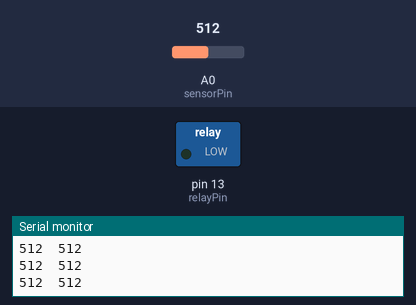
Simulated run of this sketch. Board: Arduino Uno, built with avr-gcc and run on an emulated ATmega328P. Shown: switched loads named in the sketch (green lamp = pin HIGH), the last lines printed to the serial monitor. The inputs (shaded band) are chosen by the test bench; at power-on: A0 (sensorPin) = 512.

Above: at 1.2 s.
1.3 s: A0 (sensorPin) set to 887
2.8 s: A0 (sensorPin) set to 914
At 4.0 s:
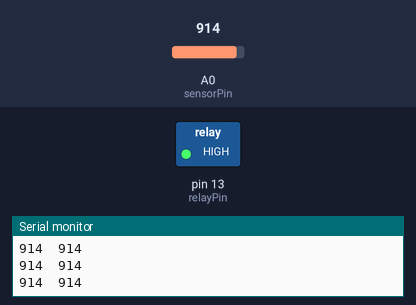
4.3 s: A0 (sensorPin) set to 890
At 5.2 s:
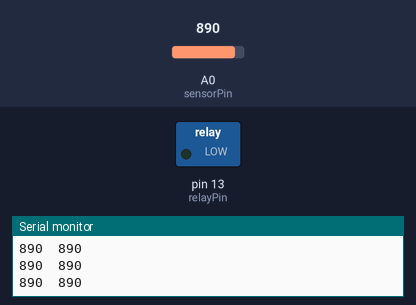
5.8 s: A0 (sensorPin) set to 900
At 6.2 s:
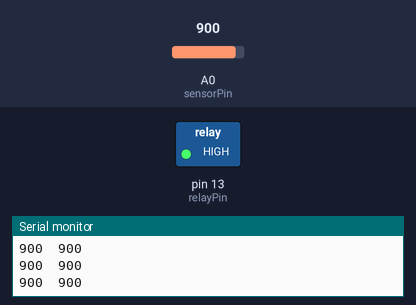
Timing chart, 0 to 8.8 s (numbered marks = the images above; inputs shaded):
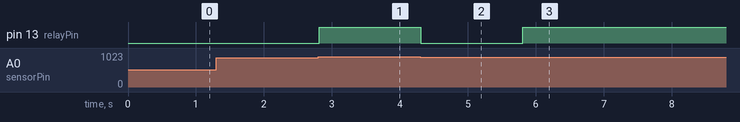

Measured:
- the behaviour switches between 899 and 900 on A0 (sensorPin) (found by bisection; images 0 and 1)
- after the input at 2.8 s, pin 13 (relayPin): LOW → HIGH at once
- after the input at 4.3 s, pin 13 (relayPin): HIGH → LOW at once
- after the input at 5.8 s, pin 13 (relayPin): LOW → HIGH at once

The sketch:

rain_sensor.ino
```cpp
byte sensorPin = A0;
byte relayPin = 13;

void setup()
{
  Serial.begin(9600);
  pinMode(3, INPUT);
  pinMode(13, OUTPUT);
}

void loop()
{
  Serial.print(analogRead(A0));
  Serial.print("  ");
  int sensorState = analogRead(A0);
  Serial.println(sensorState);
  if (sensorState < 900 ) {
    digitalWrite(relayPin, LOW);
  }
  else {
    digitalWrite(relayPin, HIGH);
  }
}
```
